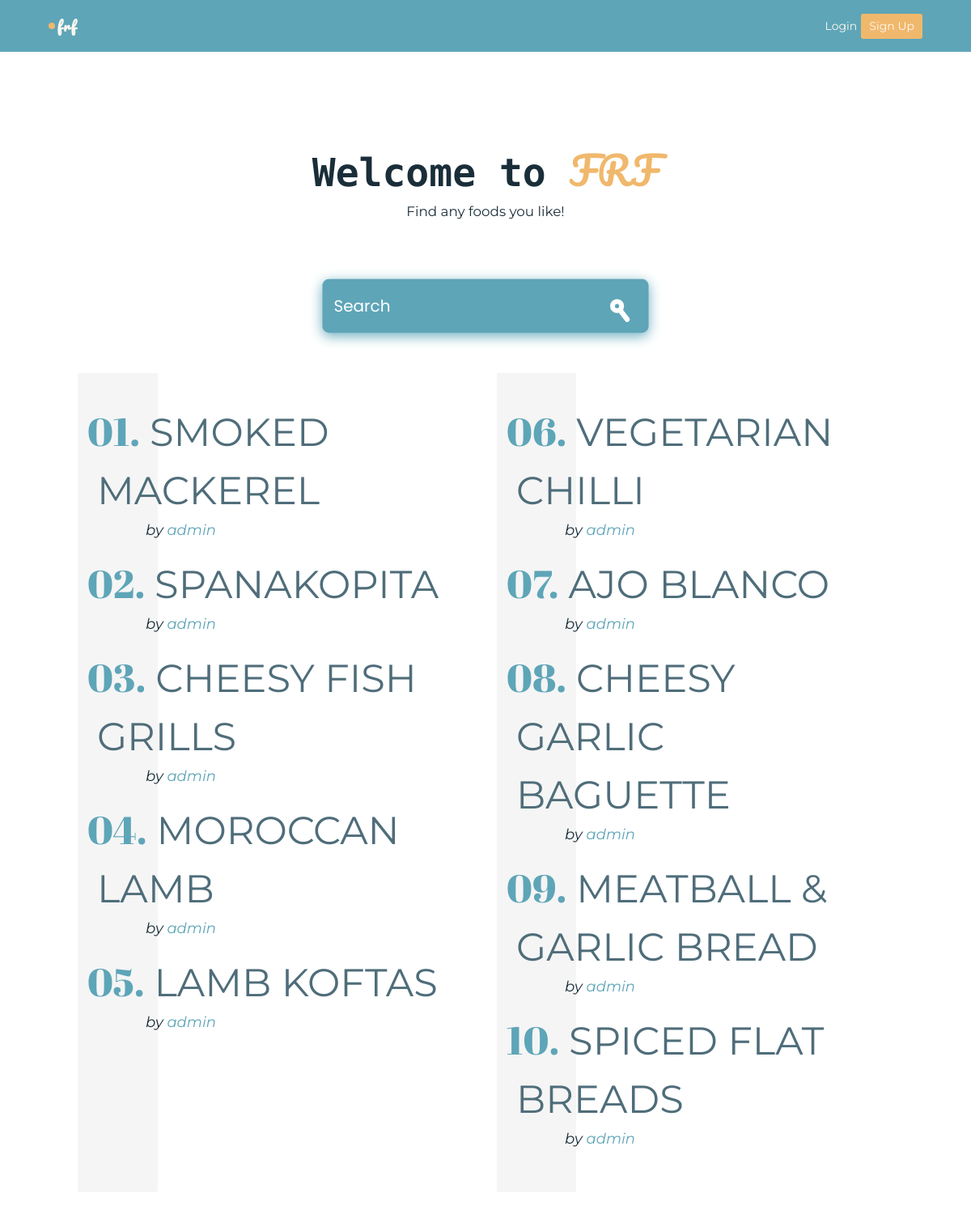
Page /recipes on the committed database.
### foods/models.py (models this page shows, shortened)
class Recipe(models.Model):
    user = models.ForeignKey(
        User, on_delete=models.CASCADE, null=True, blank=True)
    title = models.CharField(max_length=30, null=True,
                             blank=False, verbose_name='Recipe Name')
    pic_file = models.ImageField(
        default='default.jpg', verbose_name="Choose a picture", upload_to='recipe_pictures')
    description = models.TextField(verbose_name="How to prepare!")
    ingredients = models.TextField(verbose_name="Ingredients required")
    created = models.DateTimeField(auto_now_add=True)
    class Meta:
        ordering = ['created', 'title']

### foods/views.py (the view)
# urls.py: path('recipes', RecipesListView.as_view(), name="recipes"),
class RecipesListView(ListView):
    model = Recipe
    template_name = 'foods/recipes_list_view.html'
    context_object_name = 'recipes'
    def get_context_data(self, **kwargs):
        context = super().get_context_data(**kwargs)
        search_input = self.request.GET.get('search-input') or ''
        if search_input:
            context['recipes'] = context['recipes'].filter(title__icontains=search_input)
        context['search_input_text'] = search_input
        return context

### foods/templates/foods/recipes_list_view.html
{% extends 'foods/base.html' %}
{% load static %}
{% block css %}
<link rel="stylesheet" href="{% static 'foods/recipe_list.css' %}">
{% endblock css %}
{% block body %}
<div class="view">
<div class="heading">
    <h1>Welcome to <span>FRF</span></h1>
    <p>Find any foods you like!</p>
</div>
<div class="form">
<div id="cover">
    <form method="get" action="">
      <div class="tb">
        <div class="td"><input type="text" placeholder="Search" name="search-input" value="{{ search_input_text }}"></div>
        <div class="td" id="s-cover">
          <button type="submit">
            <div id="s-circle"></div>
            <span></span>
          </button>
        </div>
      </div>
    </form>
  </div>
</div>
<div class="recipes">
    <section class="dl-blurbs">
        <dl>
            {% for recipe in recipes %}
            {% if forloop.counter0|divisibleby:"2" %}
            <a href="{% url 'recipes-detail' recipe.id %}">
                <dt>{{ recipe.title }}</dt>
                <dd>by <span>{{ recipe.user }}</span></dd>
            </a>
            {% endif %}
            {% endfor %}
        </dl>
        <dl>
            {% for recipe in recipes %}
            {% if not forloop.counter0|divisibleby:"2" %}
            <a href="{% url 'recipes-detail' recipe.id %}" class="recipe-btn">
                <dt>{{ recipe.title }}</dt>
                <dd>by <span>{{ recipe.user }}</span></dd>
            </a>
            {% endif %}
            {% endfor %}
        </dl>
    </section>
</div>
</div>
{% endblock body %}

### foods/templates/foods/base.html (shortened to what this page needs)
{% load static %}
<!DOCTYPE html>
<html lang="en">
<head>
    {% block css %}
    {% endblock css %}
    <link rel="stylesheet" href="{% static 'foods/style.css' %}">
</head>
<body>
    <div class="navbar container">
        <div class="logo">
            <div class="circle"></div>
            <h3>FRF</h3>
        </div>
        <div class="links">
            {% if user.is_authenticated %}
                {% block recipe_link %}
                <a href="{% url 'my-recipes' %}">My Recipes</a>
                {% endblock recipe_link %}
                <a href="{% url 'sign-out' %}" class="signup-btn logout">Logout</a>
            {% else %}
            <a href="{% url 'sign-in' %}">Login</a>
            <a href="{% url 'sign-up' %}" class="signup-btn">Sign Up</a>
            {% endif %}
        </div>
    </div>
    <div class="container body">
        {% block body %}{% endblock body %}
    </div>
</body>
</html>

### foods/static/foods/recipe_list.css (style rules this page uses)
body { background-color: rgb(255, 255, 255) !important; font-family: 'Montserrat', sans-serif; font-size: 0.875em; color: #444; line-height: 1.5; }
.body .view { background-color: #fff; display: flex; flex-direction: column; width: 100%; align-items: start; padding: 5% 8%; }
.body .heading { align-items: center; justify-content: center; display: flex; flex-direction: column; text-align: center; width: 100%; margin-top: 0; }
.dl-blurbs { display: grid; }
@media (min-width: 768px) { .dl-blurbs { grid-template-columns: repeat(2, 1fr); gap: 2vw; } }
dl { counter-reset: count; background: linear-gradient(90deg, rgba(0, 0, 0, 0.04) 20%, rgba(255, 255, 255, 0) 0%); padding-left: 4vw; padding-right: 4vw; margin: 0; }
@media (min-width: 768px) { dl { padding-left: 2vw; } }
@media (min-width: 1024px) { dl { padding-top: 3vw; padding-bottom: 3vw; } }
dl + dl { counter-reset: counter 4; }
dt { counter-increment: count; color: #4f6d7aff; font-family: 'Montserrat', sans-serif; font-size: 4vw; text-transform: uppercase; }
dt::before { content: counter(count,decimal-leading-zero) "."; font-family: 'Abril Fatface', cursive; color: #5ea5b8ff; margin-left: -1vw; padding-right: 12px; }
dd { font-style: italic; font-size: 18px; margin-left: 5vw; margin-bottom: 2vh; }
dd span { color: #5ea5b8; }
.tb { display: table; width: 100%; }
.td { display: table-cell; vertical-align: middle; }
input, button { color: #fff; font-family: Nunito; padding: 0; margin: 0; border: 0; background-color: transparent; outline: none; }
.body .view .form { width: 100%; }
#cover { z-index: -1; display: flex; align-items: start; width: 100%; padding: 35px; background-color: var(--green-color); border-radius: 20px; box-shadow: 0 10px 40px #6dadbe, 0 0 0 20px #ffffffeb; transform: scale(0.4); }
form { height: 96px; }
input[type="text"] { width: 100%; height: 96px; font-size: 50px; line-height: 1; font-family: 'Poppins', serif; }
input[type="text"]::placeholder { color: #fff; }
#s-cover { width: 1px; padding-left: 35px; }
button { position: relative; display: block; width: 84px; height: 96px; cursor: pointer; }
#s-circle { position: relative; left: 0; width: 43px; height: 43px; margin-top: 0; border-width: 15px; border: 15px solid #fff; background-color: transparent; border-radius: 50%; transition: 0.5s ease all; }
button span { position: absolute; left: 21px; display: block; width: 45px; height: 15px; background-color: transparent; border-radius: 10px; transform: rotateZ(52deg); transition: 0.5s ease all; }
button span:before, button span:after { content: ""; position: absolute; bottom: 0; right: 0; width: 45px; height: 15px; background-color: #fff; border-radius: 10px; transform: rotateZ(0); transition: 0.5s ease all; }

### foods/static/foods/style.css (style rules this page uses)
* { margin: 0; padding: 0; box-sizing: border-box; }
:root { --green-color: #5ea5b8ff; --yellow-color: #f0b86c; --dark-color: #1a2e39; --white-color: #fdf9f0; }
body { background-color: var(--white-color); }
a { text-decoration: none; color: var(--dark-color); }
html { font-family: "Roboto", sans-serif; }
.container { height: 100vh; }
.navbar { display: flex; justify-content: space-between; top: 0; left: 0; padding: 0 5%; align-items: center; position: fixed; width: 100%; height: 64px; background-color: var(--green-color); z-index: 100; }
.navbar .logo { font-family: "Pacifico", cursive; display: flex; text-transform: lowercase; font-size: 1em; color: var(--white-color); letter-spacing: 2px; position: relative; }
.navbar .logo .circle { background-color: var(--yellow-color); height: 0.6em; width: 0.6em; border-radius: 50%; display: flex; justify-self: center; align-self: center; margin-right: 2px; }
.navbar .links { width: 100%; display: flex; justify-content: flex-end; align-items: center; }
.navbar .links a { color: var(--white-color); }
.signup-btn { background-color: var(--yellow-color); padding: 5px 10px; border-radius: 3px; margin-left: 5px; }
.body { display: flex; flex-direction: column; align-items: center; margin-top: 64px; height: calc(100vh - 64px); }
.body .heading { margin-top: 5%; }
.body .heading h1 { font-size: 3rem; font-family: 'Major Mono Display', monospace; color: var(--dark-color); }
.body .heading h1 span { font-family: 'Pacifico', cursive; font-weight: 300; color: var(--yellow-color); }
.body .heading p { font-size: 1.2em; color: var(--dark-color); }
.body .form { width: 500px; margin-top: 2%; }

### rows in the picture
Recipe: title "SMOKED MACKEREL", user "admin"
Recipe: title "SPANAKOPITA", user "admin"
Recipe: title "CHEESY FISH GRILLS", user "admin"
Recipe: title "MOROCCAN LAMB", user "admin"
Recipe: title "LAMB KOFTAS", user "admin"
Recipe: title "VEGETARIAN CHILLI", user "admin"
Recipe: title "AJO BLANCO", user "admin"
Recipe: title "CHEESY GARLIC BAGUETTE", user "admin"
Recipe: title "MEATBALL & GARLIC BREAD", user "admin"
Recipe: title "SPICED FLAT BREADS", user "admin"
